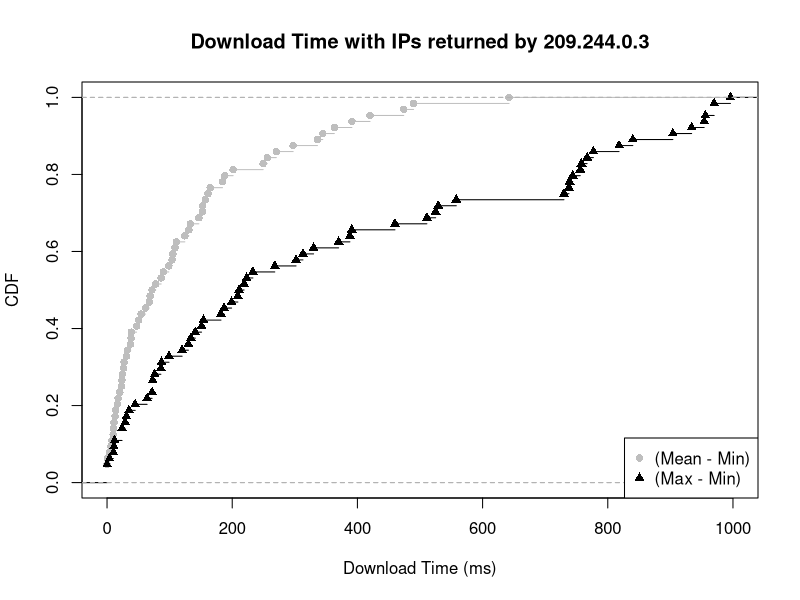

Reproduce this figure in R.
mean_min <- c(47.166667, 31.055556, 152.466667, 130.750000, 184.500000, 71.875000, 146.694000, 50.666667, 0.000000, 0.000000, 37.833333, 188.165000, 256.000000, 77.830000, 108.575000, 27.222222, 105.222222, 11.166667, 12.916667, 420.165000, 249.415000, 23.000000, 161.333333, 4.000000, 17.666667, 86.500000, 24.500000, 16.388889, 270.437222, 489.745000, 23.791667, 5.916667, 38.666667, 473.995000, 0.000000, 103.832500, 297.326667, 201.428571, 67.500000, 68.833333, 133.199333, 9.833333, 89.749167, 54.500000, 164.833333, 0.350000, 32.611111, 10.083333, 26.444444, 344.663333, 642.299000, 124.295370, 152.666667, 38.416667, 20.416667, 61.500000, 110.666667, 98.666667, 157.000000, 336.166667, 13.833333, 8.000000, 391.163333, 363.082500)

max_min <- c(268.00, 223.00, 756.00, 388.00, 511.00, 460.00, 210.99, 86.00, 0.00, 0.00, 141.00, 743.99, 739.00, 181.99, 119.99, 45.00, 558.00, 24.00, 24.00, 737.99, 903.99, 76.00, 330.00, 10.00, 73.00, 209.00, 64.00, 73.00, 369.99, 969.99, 72.00, 11.00, 87.00, 839.99, 0.00, 301.99, 390.99, 767.00, 187.00, 199.00, 953.99, 31.00, 955.99, 219.00, 730.00, 4.00, 151.00, 29.00, 99.00, 933.99, 995.99, 969.99, 313.00, 134.00, 130.00, 154.00, 525.00, 233.00, 529.00, 777.00, 35.00, 12.00, 757.99, 817.99)

mean_min_val = ecdf(mean_min)
max_min_val = ecdf(max_min)

plot(mean_min_val, lty=1, col="grey", pch = 16, xlab="Download Time (ms)", ylab="CDF", main="Download Time with IPs returned by 209.244.0.3", xlim=c(0, 1000))
lines(max_min_val, pch = 17)

legend("bottomright",  pch = c(16, 17), legend=c("(Mean - Min)", "(Max - Min)"), col=c("grey", "black"))
